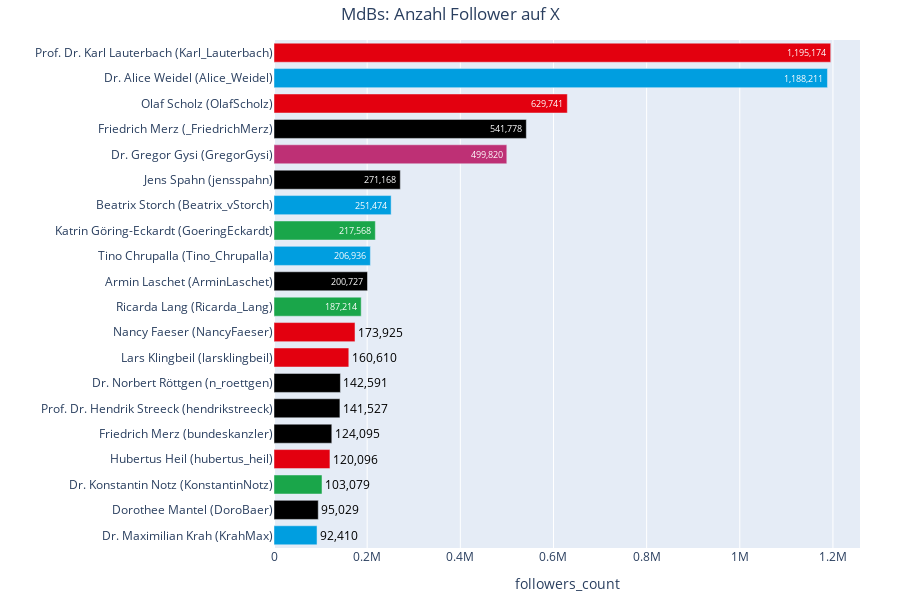

Here is the notebook cell this chart was saved with:
### Code cell
plot_party_hbar(df_profiles, 'username', 'followers_count', top_n=20, title='MdBs: Anzahl Follower auf X')

### Figure 1 — Plotly figure (JSON) as saved in the notebook; plotly's stock layout.template omitted (floating-point values rounded to 4 significant figures)
{"data": [{"cliponaxis": false, "customdata": [["SPD", "Karl_Lauterbach", "Prof. Dr. Karl Lauterbach"], ["AFD", "Alice_Weidel", "Dr. Alice Weidel"], ["SPD", "OlafScholz", "Olaf Scholz"], ["CDU/CSU", "_FriedrichMerz", "Friedrich Merz"], ["DIE LINKE.", "GregorGysi", "Dr. Gregor Gysi"], ["CDU/CSU", "jensspahn", "Jens Spahn"], ["AFD", "Beatrix_vStorch", "Beatrix Storch"], ["BÜNDNIS 90/DIE GRÜNEN", "GoeringEckardt", "Katrin Göring-Eckardt"], ["AFD", "Tino_Chrupalla", "Tino Chrupalla"], ["CDU/CSU", "ArminLaschet", "Armin Laschet"], ["BÜNDNIS 90/DIE GRÜNEN", "Ricarda_Lang", "Ricarda Lang"], ["SPD", "NancyFaeser", "Nancy Faeser"], ["SPD", "larsklingbeil", "Lars Klingbeil"], ["CDU/CSU", "n_roettgen", "Dr. Norbert Röttgen"], ["CDU/CSU", "hendrikstreeck", "Prof. Dr. Hendrik Streeck"], ["CDU/CSU", "bundeskanzler", "Friedrich Merz"], ["SPD", "hubertus_heil", "Hubertus Heil"], ["BÜNDNIS 90/DIE GRÜNEN", "KonstantinNotz", "Dr. Konstantin Notz"], ["CDU/CSU", "DoroBaer", "Dorothee Mantel"], ["AFD", "KrahMax", "Dr. Maximilian Krah"]], "hovertemplate": "Name: %{customdata[2]} (%{customdata[1]})<br>followers_count: %{x:,.0f}<br>partei_kurz: %{customdata[0]}<extra></extra>", "insidetextanchor": "end", "marker": {"color": ["#E3000F", "#009EE0", "#E3000F", "#000000", "#BE3075", "#000000", "#009EE0", "#1AA64A", "#009EE0", "#000000", "#1AA64A", "#E3000F", "#E3000F", "#000000", "#000000", "#000000", "#E3000F", "#1AA64A", "#000000", "#009EE0"]}, "orientation": "h", "text": ["1,195,174", "1,188,211", "629,741", "541,778", "499,820", "271,168", "251,474", "217,568", "206,936", "200,727", "187,214", "173,925", "160,610", "142,591", "141,527", "124,095", "120,096", "103,079", "95,029", "92,410"], "textfont": {"color": ["#FFFFFF", "#FFFFFF", "#FFFFFF", "#FFFFFF", "#FFFFFF", "#FFFFFF", "#FFFFFF", "#FFFFFF", "#FFFFFF", "#FFFFFF", "#FFFFFF", "#000000", "#000000", "#000000", "#000000", "#000000", "#000000", "#000000", "#000000", "#000000"]}, "textposition": ["inside", "inside", "inside", "inside", "inside", "inside", "inside", "inside", "inside", "inside", "inside", "outside", "outside", "outside", "outside", "outside", "outside", "outside", "outside", "outside"], "texttemplate": "%{text}", "type": "bar", "x": [1195174, 1188211, 629741, 541778, 499820, 271168, 251474, 217568, 206936, 200727, 187214, 173925, 160610, 142591, 141527, 124095, 120096, 103079, 95029, 92410], "y": ["Prof. Dr. Karl Lauterbach (Karl_Lauterbach)", "Dr. Alice Weidel (Alice_Weidel)", "Olaf Scholz (OlafScholz)", "Friedrich Merz (_FriedrichMerz)", "Dr. Gregor Gysi (GregorGysi)", "Jens Spahn (jensspahn)", "Beatrix Storch (Beatrix_vStorch)", "Katrin Göring-Eckardt (GoeringEckardt)", "Tino Chrupalla (Tino_Chrupalla)", "Armin Laschet (ArminLaschet)", "Ricarda Lang (Ricarda_Lang)", "Nancy Faeser (NancyFaeser)", "Lars Klingbeil (larsklingbeil)", "Dr. Norbert Röttgen (n_roettgen)", "Prof. Dr. Hendrik Streeck (hendrikstreeck)", "Friedrich Merz (bundeskanzler)", "Hubertus Heil (hubertus_heil)", "Dr. Konstantin Notz (KonstantinNotz)", "Dorothee Mantel (DoroBaer)", "Dr. Maximilian Krah (KrahMax)"]}], "layout": {"bargap": 0.25, "height": 600, "margin": {"b": 10, "l": 10, "r": 40, "t": 40}, "title": {"text": "MdBs: Anzahl Follower auf X", "x": 0.5}, "xaxis": {"title": {"text": "followers_count"}}, "yaxis": {"categoryarray": ["Dr. Maximilian Krah (KrahMax)", "Dorothee Mantel (DoroBaer)", "Dr. Konstantin Notz (KonstantinNotz)", "Hubertus Heil (hubertus_heil)", "Friedrich Merz (bundeskanzler)", "Prof. Dr. Hendrik Streeck (hendrikstreeck)", "Dr. Norbert Röttgen (n_roettgen)", "Lars Klingbeil (larsklingbeil)", "Nancy Faeser (NancyFaeser)", "Ricarda Lang (Ricarda_Lang)", "Armin Laschet (ArminLaschet)", "Tino Chrupalla (Tino_Chrupalla)", "Katrin Göring-Eckardt (GoeringEckardt)", "Beatrix Storch (Beatrix_vStorch)", "Jens Spahn (jensspahn)", "Dr. Gregor Gysi (GregorGysi)", "Friedrich Merz (_FriedrichMerz)", "Olaf Scholz (OlafScholz)", "Dr. Alice Weidel (Alice_Weidel)", "Prof. Dr. Karl Lauterbach (Karl_Lauterbach)"], "categoryorder": "array", "title": {"text": ""}}}}
